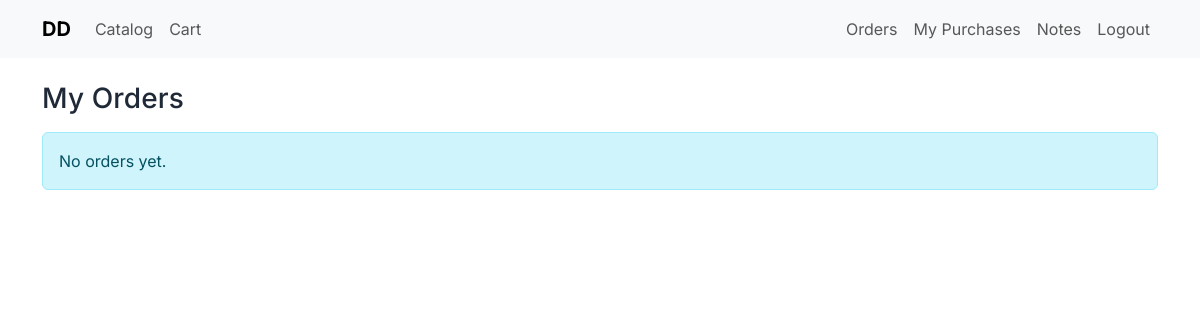
Before: /orders/ (signed in) with the older database file.
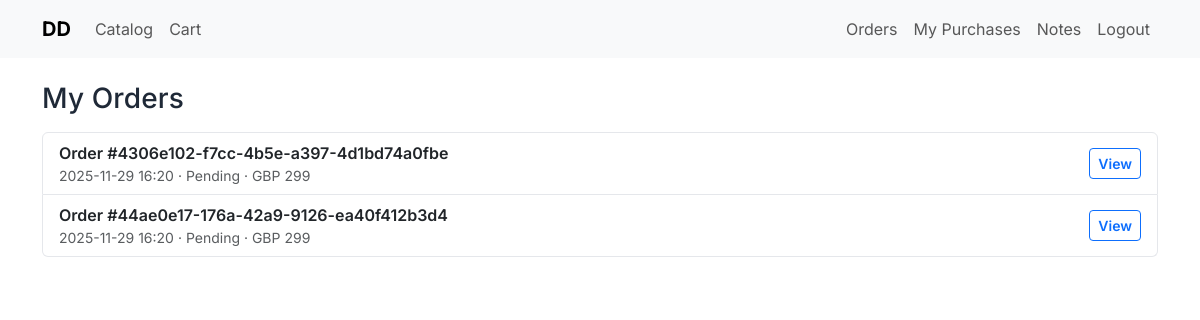
After: the same page with the newer database file.
### orders/models.py (models this page shows, shortened)
class Order(models.Model):
    class Status(models.TextChoices):
        PENDING = "pending", "Pending"
        PAID = "paid", "Paid"
        FAILED = "failed", "Failed"
        CANCELED = "canceled", "Canceled"
    id = models.UUIDField(primary_key=True, default=uuid.uuid4, editable=False)
    user = models.ForeignKey(
        settings.AUTH_USER_MODEL,
        on_delete=models.CASCADE,
        related_name="orders",
    )
    status = models.CharField(
        max_length=12,
        choices=Status.choices,
        default=Status.PENDING,
    )
    currency = models.CharField(max_length=3, default="GBP")
    subtotal_pennies = models.PositiveIntegerField(
        default=0,
        validators=[MinValueValidator(0)],
    )
    total_pennies = models.PositiveIntegerField(
        default=0,
        validators=[MinValueValidator(0)],
    )
    stripe_session_id = models.CharField(max_length=255, blank=True)
    stripe_payment_intent = models.CharField(max_length=255, blank=True)
    created_at = models.DateTimeField(auto_now_add=True)
    class Meta:
        ordering = ["-created_at"]

### orders/views.py (the view)
# urls.py: path("", order_history, name="history"),
@login_required
def order_history(request):
    orders = Order.objects.filter(user=request.user).order_by("-created_at")
    return render(request, "orders/history.html", {"orders": orders})

### templates/orders/history.html (shortened to what this page needs)
{% extends "base.html" %}
{% block content %}
<h1 class="h3 mb-3">My Orders</h1>
{% if orders %}
  <div class="list-group">
    {% for o in orders %}
      <a class="list-group-item list-group-item-action d-flex justify-content-between align-items-center"
         href="{% url 'orders:detail' o.id %}">
        <div>
          <div class="fw-semibold">Order #{{ o.id }}</div>
          <div class="small text-muted">{{ o.created_at|date:"Y-m-d H:i" }} &middot; {{ o.status|title }} &middot; {{ o.currency }} {{ o.total_pennies|floatformat:-2 }}</div>
        </div>
        <span class="btn btn-sm btn-outline-primary">View</span>
      </a>
    {% endfor %}
  </div>
{% else %}
  <div class="alert alert-info">No orders yet.</div>
{% endif %}
{% endblock %}

Changed rows visible on the page:
added Order: id "4306e102-f7cc-4b5e-a397-4d1bd74a0fbe", created_at "2025-11-29 16:20", status "Pending", currency "GBP", total_pennies "299"
added Order: id "44ae0e17-176a-42a9-9126-ea40f412b3d4", created_at "2025-11-29 16:20", status "Pending", currency "GBP", total_pennies "299"
Other visible differences:
text no longer shown: "No orders yet."
